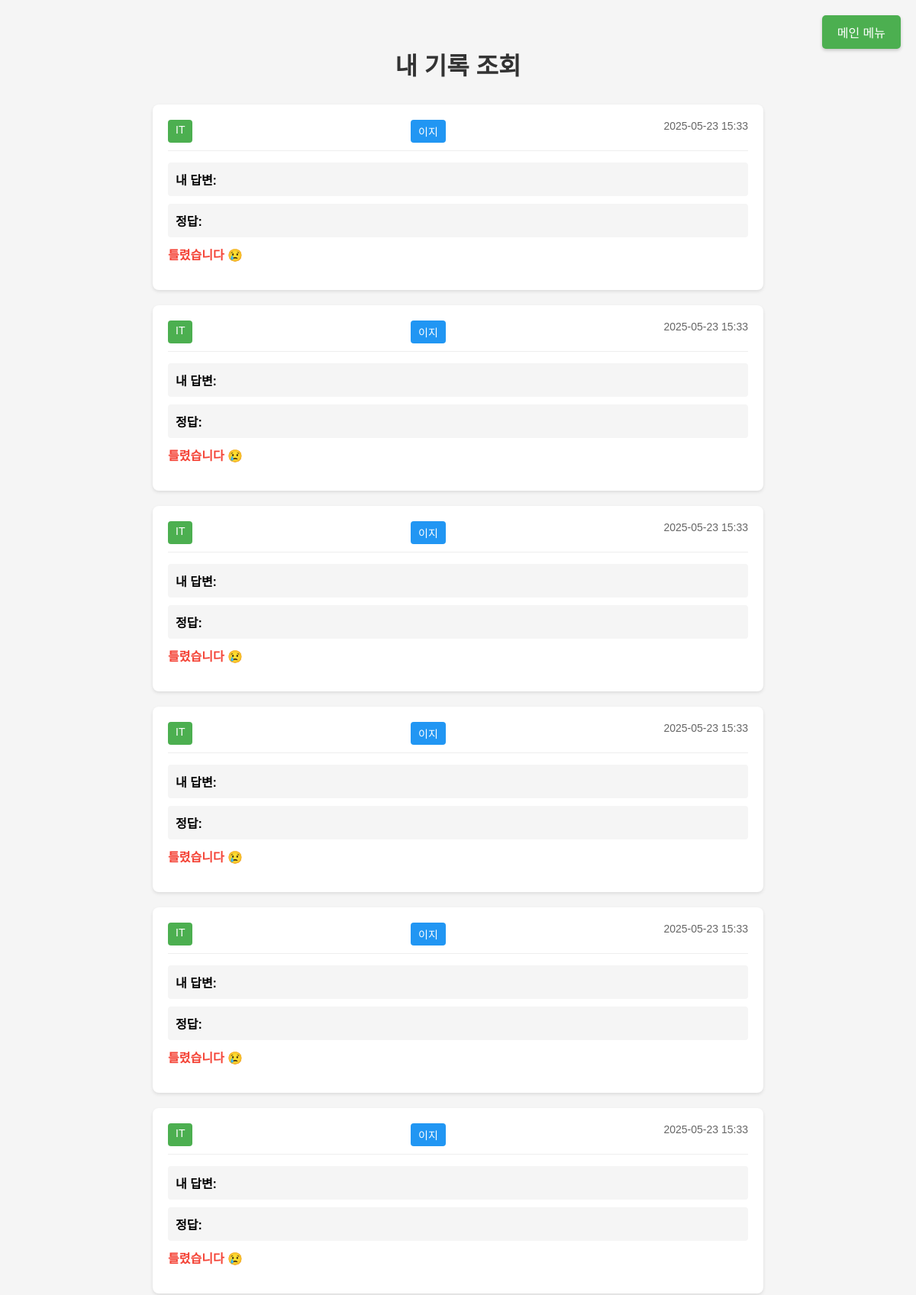
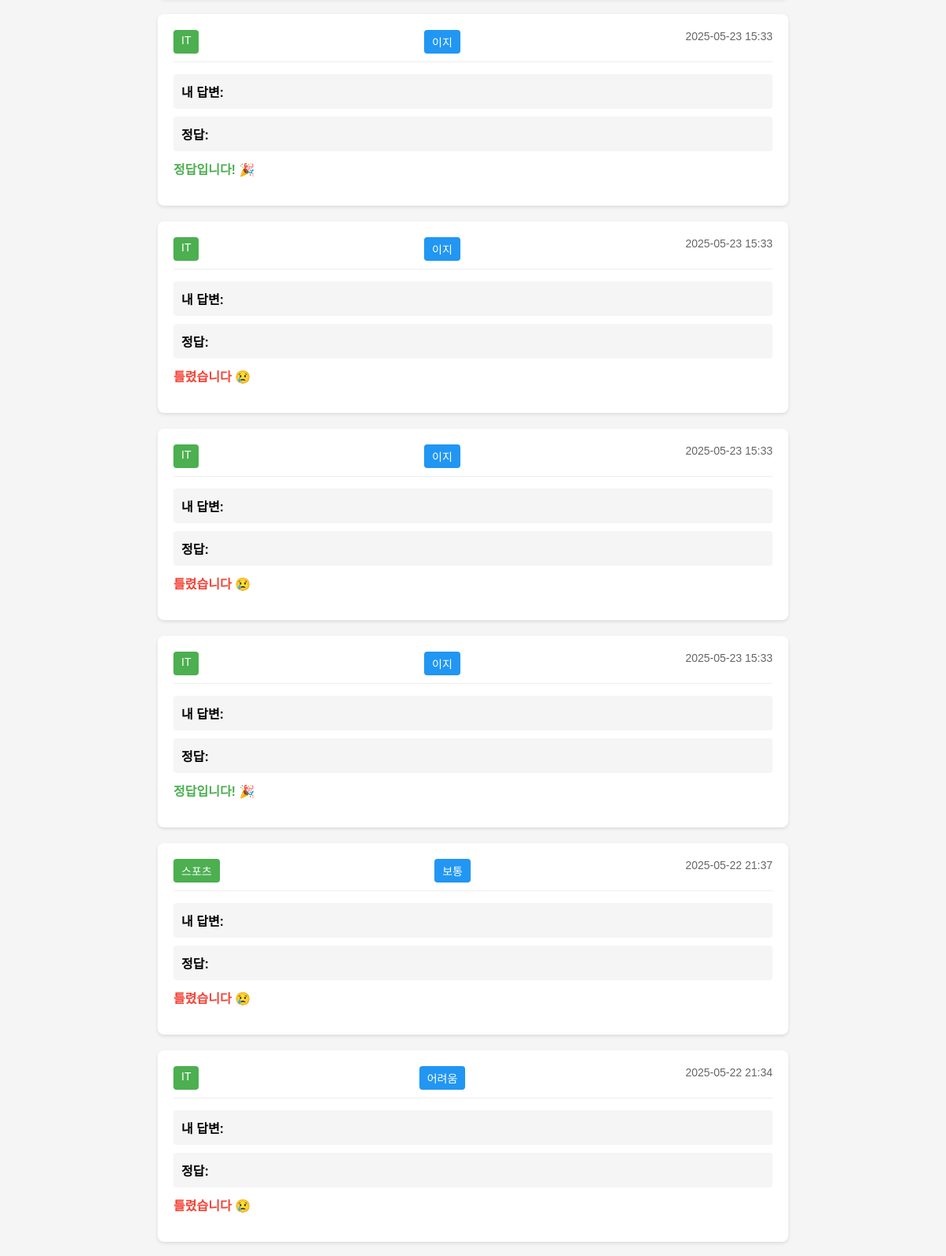
/quiz/my_results/ (signed in, upper part), run on the app's committed database (2 pictures, top to bottom).
### quiz/models.py (models this page shows, shortened)
class QuizResult(models.Model):
    user = models.ForeignKey(User, on_delete=models.CASCADE)
    category = models.CharField(max_length=100)
    difficulty = models.CharField(max_length=50)
    score = models.IntegerField()
    total = models.IntegerField()
    played_at = models.DateTimeField(auto_now_add=True)
    question = models.TextField(default='')
    user_answer = models.TextField(default='')
    correct_answer = models.TextField(default='')

### quiz/views.py (the view)
# urls.py: path('my_results/', views.my_results, name='my_results'),  # 추가
@login_required
def my_results(request):
    print("=== 내 기록 조회 시작 ===")
    results = QuizResult.objects.filter(user=request.user).order_by('-played_at')
    print(f"조회된 결과 수: {results.count()}")
    for result in results:
        print(f"결과 ID: {result.id}")
        print(f"카테고리: {result.category}")
        print(f"난이도: {result.difficulty}")
        print(f"문제: {result.question}")
        print(f"사용자 답변: {result.user_answer}")
        print(f"정답: {result.correct_answer}")
        print(f"점수: {result.score}")
        print("---")
    print("=== 내 기록 조회 완료 ===")
    return render(request, 'quiz/my_results.html', {'results': results})

### quiz/templates/quiz/my_results.html (shortened to what this page needs)
{% load static %}
<!DOCTYPE html>
<html lang="ko">
<head>
</head>
<body>
    <a href="http://localhost:8000" class="main-menu-btn">메인 메뉴</a>
    <div class="container">
        <h1>내 기록 조회</h1>
        {% for result in results %}
        <div class="result-item">
            <div class="result-header">
                <span class="result-category">{{ result.category }}</span>
                <span class="result-difficulty">{{ result.difficulty }}</span>
                <span class="result-date">{{ result.played_at|date:"Y-m-d H:i" }}</span>
            </div>
            <div class="result-content">
                <div class="result-answer">
                    <strong>내 답변:</strong> {{ result.user_answer }}
                </div>
                <div class="result-answer">
                    <strong>정답:</strong> {{ result.correct_answer }}
                </div>
                <div class="result-score {% if result.score > 0 %}correct{% else %}incorrect{% endif %}">
                    {% if result.score > 0 %}
                        정답입니다! 🎉
                    {% else %}
                        틀렸습니다 😢
                    {% endif %}
                </div>
            </div>
        </div>
        {% empty %}
        <div class="result-item">
            <p style="text-align: center;">아직 푼 문제가 없습니다.</p>
        </div>
        {% endfor %}
    </div>
</body>
</html>

### quiz/templates/quiz/my_results.html (style rules this page uses)
body { font-family: Arial, sans-serif; margin: 0; padding: 20px; background-color: #f5f5f5; }
.container { max-width: 800px; margin: 0 auto; padding: 20px; }
h1 { text-align: center; color: #333; margin-bottom: 30px; }
.result-item { background: white; border-radius: 8px; padding: 20px; margin-bottom: 20px; box-shadow: 0 2px 4px rgba(0,0,0,0.1); }
.result-header { display: flex; justify-content: space-between; margin-bottom: 15px; padding-bottom: 10px; border-bottom: 1px solid #eee; }
.result-category { background: #4CAF50; color: white; padding: 5px 10px; border-radius: 4px; font-size: 14px; }
.result-difficulty { background: #2196F3; color: white; padding: 5px 10px; border-radius: 4px; font-size: 14px; }
.result-date { color: #666; font-size: 14px; }
.result-content { margin: 15px 0; }
.result-answer { margin: 10px 0; padding: 10px; background: #f5f5f5; border-radius: 4px; }
.result-score { font-size: 16px; font-weight: bold; margin-top: 10px; }
.correct { color: #4CAF50; }
.incorrect { color: #f44336; }
.main-menu-btn { position: fixed; top: 20px; right: 20px; padding: 10px 20px; background-color: #4CAF50; color: white; text-decoration: none; border-radius: 5px; z-index: 9999; box-shadow: 0 2px 4px rgba(0,0,0,0.2); pointer-events: auto; }

### data on the page
QuizResult: category "IT", difficulty "이지", played_at "2025-05-23 15:33", score "틀렸습니다 😢"
QuizResult: category "IT", difficulty "이지", played_at "2025-05-23 15:33", score "틀렸습니다 😢"
QuizResult: category "IT", difficulty "이지", played_at "2025-05-23 15:33", score "틀렸습니다 😢"
QuizResult: category "IT", difficulty "이지", played_at "2025-05-23 15:33", score "틀렸습니다 😢"
QuizResult: category "IT", difficulty "이지", played_at "2025-05-23 15:33", score "틀렸습니다 😢"
QuizResult: category "IT", difficulty "이지", played_at "2025-05-23 15:33", score "틀렸습니다 😢"
QuizResult: category "IT", difficulty "이지", played_at "2025-05-23 15:33", score "정답입니다! 🎉"
QuizResult: category "IT", difficulty "이지", played_at "2025-05-23 15:33", score "틀렸습니다 😢"
QuizResult: category "IT", difficulty "이지", played_at "2025-05-23 15:33", score "틀렸습니다 😢"
QuizResult: category "IT", difficulty "이지", played_at "2025-05-23 15:33", score "정답입니다! 🎉"
QuizResult: category "스포츠", difficulty "보통", played_at "2025-05-22 21:37", score "틀렸습니다 😢"
QuizResult: category "IT", difficulty "어려움", played_at "2025-05-22 21:34", score "틀렸습니다 😢"
